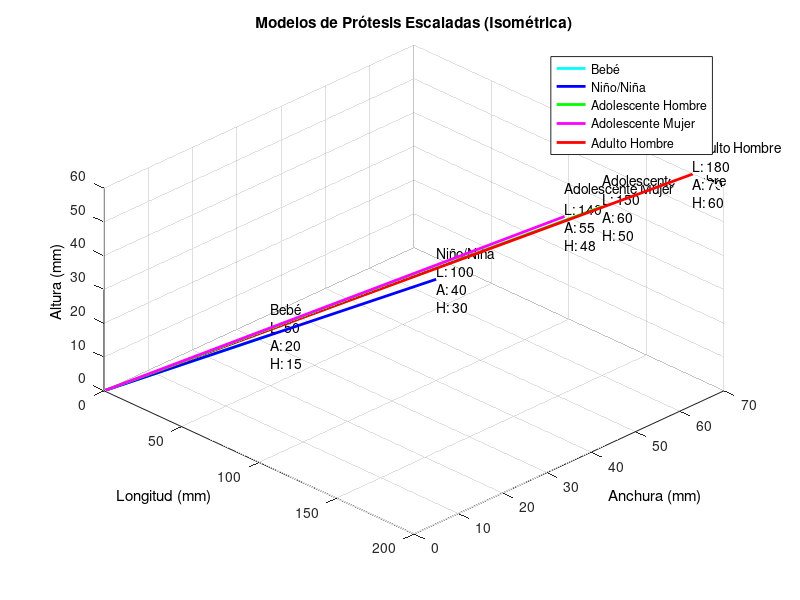

Write MATLAB code to recreate this figure.
% Definición de dimensiones
baby_length = 50; baby_width = 20; baby_height = 15; 
child_length = 100; child_width = 40; child_height = 30; 
teen_male_length = 150; teen_male_width = 60; teen_male_height = 50; 
teen_female_length = 140; teen_female_width = 55; teen_female_height = 48; 
adult_male_length = 180; adult_male_width = 70; adult_male_height = 60; 

% Gráfico isométrico
figure;
hold on;
title('Modelos de Prótesis Escaladas (Isométrica)', 'Color', 'k');
xlabel('Longitud (mm)', 'Color', 'k');
ylabel('Anchura (mm)', 'Color', 'k');
zlabel('Altura (mm)', 'Color', 'k');
grid on;

% Añadir modelos al gráfico isométrico con escalas
plot3([0, baby_length], [0, baby_width], [0, baby_height], 'c', 'LineWidth', 2);
text(baby_length, baby_width, baby_height, ...
    sprintf('Bebé\nL: %d\nA: %d\nH: %d', baby_length, baby_width, baby_height), 'Color', 'k');

plot3([0, child_length], [0, child_width], [0, child_height], 'b', 'LineWidth', 2);
text(child_length, child_width, child_height, ...
    sprintf('Niño/Niña\nL: %d\nA: %d\nH: %d', child_length, child_width, child_height), 'Color', 'k');

plot3([0, teen_male_length], [0, teen_male_width], [0, teen_male_height], 'g', 'LineWidth', 2);
text(teen_male_length, teen_male_width, teen_male_height, ...
    sprintf('Adolescente Hombre\nL: %d\nA: %d\nH: %d', teen_male_length, teen_male_width, teen_male_height), 'Color', 'k');

plot3([0, teen_female_length], [0, teen_female_width], [0, teen_female_height], 'm', 'LineWidth', 2);
text(teen_female_length, teen_female_width, teen_female_height, ...
    sprintf('Adolescente Mujer\nL: %d\nA: %d\nH: %d', teen_female_length, teen_female_width, teen_female_height), 'Color', 'k');

plot3([0, adult_male_length], [0, adult_male_width], [0, adult_male_height], 'r', 'LineWidth', 2);
text(adult_male_length, adult_male_width, adult_male_height, ...
    sprintf('Adulto Hombre\nL: %d\nA: %d\nH: %d', adult_male_length, adult_male_width, adult_male_height), 'Color', 'k');

legend('Bebé', 'Niño/Niña', 'Adolescente Hombre', 'Adolescente Mujer', 'Adulto Hombre');
view(45, 45); % Vista isométrica
hold off;
